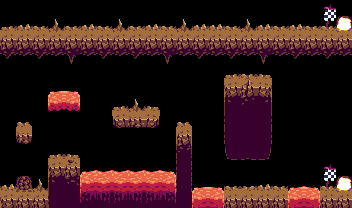

Tiled map render using the project's own tile images. Description and the whole map definition, tile-layer contents included, below:
An orthogonal 22x13 tile map with 16x16 px tiles, 1 tile layer (Tile Layer 1) and 9 objects.

<map version="1.2" tiledversion="1.2.4" orientation="orthogonal" renderorder="right-down" width="22" height="13" tilewidth="16" tileheight="16" infinite="0" nextlayerid="3" nextobjectid="13">
 <tileset firstgid="1" name="tileset" tilewidth="16" tileheight="16" tilecount="70" columns="7">
  <image source="../proyecto/assets/tileset.png" width="112" height="160" />
 </tileset>
 <layer id="1" name="Tile Layer 1" width="22" height="13">
  <data encoding="csv">
0,0,0,0,0,0,0,0,0,0,0,0,0,0,0,0,0,0,0,0,27,0,
1,18,2,17,2,18,2,17,2,18,2,17,18,18,2,17,18,2,18,2,34,7,
9,9,9,9,9,9,9,9,9,9,9,9,9,9,9,9,9,9,9,9,9,9,
25,23,25,23,24,23,25,23,25,23,24,23,25,23,25,23,24,23,25,23,25,23,
0,0,0,0,0,53,0,0,0,0,53,0,0,0,1,36,2147483649,0,0,0,0,0,
0,0,0,57,59,0,0,0,0,0,0,0,0,0,8,44,2147483656,0,0,53,0,0,
0,0,0,64,66,0,53,3,17,2147483651,0,0,0,0,29,33,2147483677,0,0,0,0,0,
0,40,0,46,46,0,53,10,11,2147483658,0,40,0,0,50,22,2147483698,0,0,0,0,0,
0,28,0,52,52,0,0,0,0,39,0,47,0,0,50,22,2147483698,0,0,0,0,0,
0,0,0,1,2147483651,0,0,0,0,0,52,54,0,0,55,56,2147483703,0,0,0,0,0,
0,0,0,8,43,5,6,6,6,6,2147483653,51,0,0,0,0,0,0,0,0,27,0,
18,14,17,29,31,12,13,2147483661,13,2147483661,2147483660,51,57,59,2,2147483650,18,2,5,2147483653,34,7,
8,9,9,50,22,19,20,2147483668,20,2147483668,2147483667,22,12,2147483660,9,9,9,9,12,2147483660,9,9
</data>
 </layer>
 <objectgroup id="2" name="Object Layer 1">
  <object id="1" x="23.25" y="119.25">
   <properties>
    <property name="name" value="carrot" />
   </properties>
   <point />
  </object>
  <object id="2" x="87.75" y="73.75">
   <properties>
    <property name="name" value="carrot" />
   </properties>
   <point />
  </object>
  <object id="3" x="166.75" y="73.25">
   <properties>
    <property name="name" value="carrot" />
   </properties>
   <point />
  </object>
  <object id="4" x="247.75" y="182.25">
   <properties>
    <property name="name" value="carrot" />
   </properties>
   <point />
  </object>
  <object id="5" x="311.25" y="90.75">
   <properties>
    <property name="name" value="carrot" />
   </properties>
   <point />
  </object>
  <object id="8" x="80.5" y="177" width="95.5" height="30.5">
   <properties>
    <property name="name" value="lava" />
   </properties>
  </object>
  <object id="10" x="48" y="96.3636" width="31.8182" height="15.4545">
   <properties>
    <property name="name" value="lava" />
   </properties>
  </object>
  <object id="11" x="192.25" y="192.5" width="31.25" height="15.25">
   <properties>
    <property name="name" value="lava" />
   </properties>
  </object>
  <object id="12" x="288.25" y="192.25" width="31.25" height="15.25">
   <properties>
    <property name="name" value="lava" />
   </properties>
  </object>
 </objectgroup>
</map>